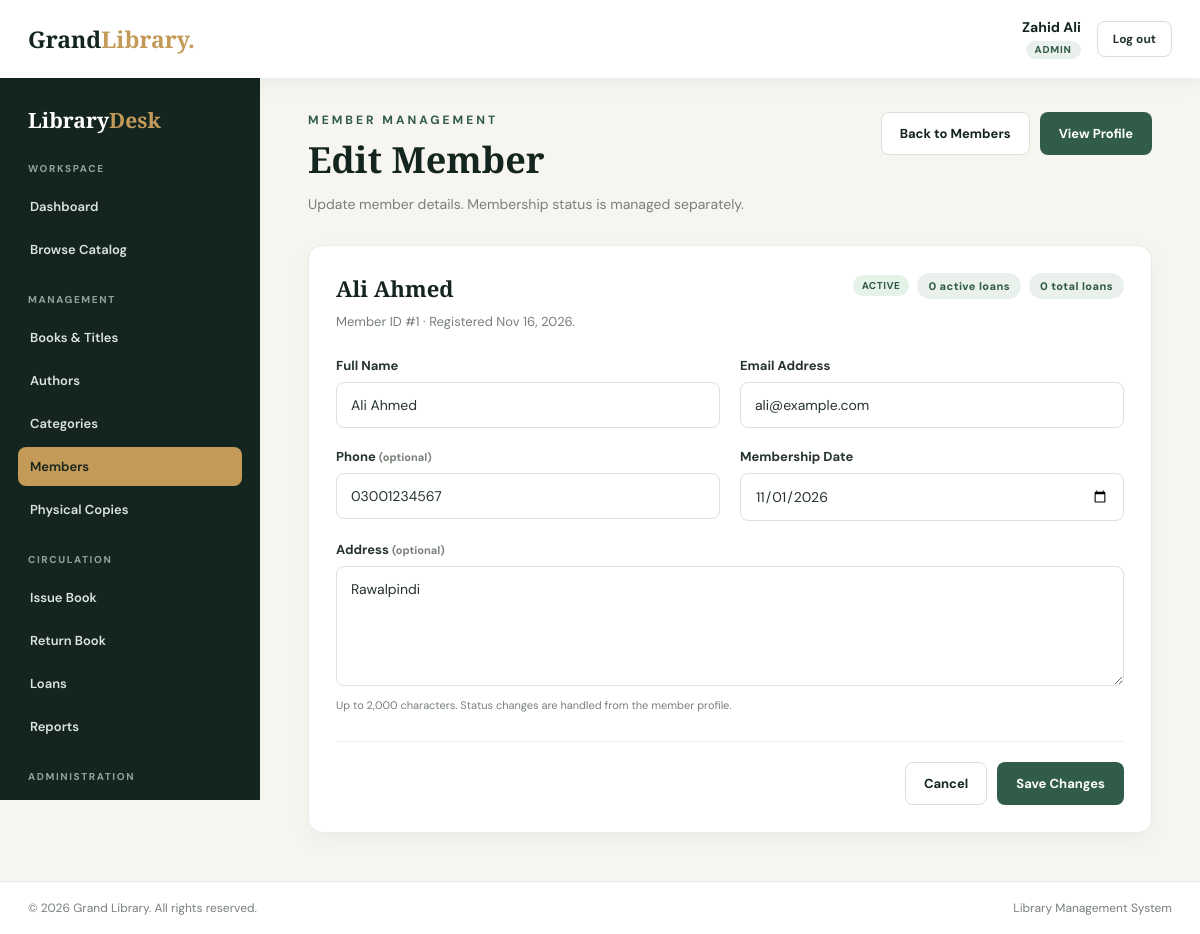
The page /members/edit.php?id=1 (signed in) on the database its author committed.
### tables this page shows
CREATE TABLE `users` (
  `id` int NOT NULL AUTO_INCREMENT,
  `name` varchar(100) NOT NULL,
  `email` varchar(150) NOT NULL,
  `password` varchar(255) NOT NULL,
  `role` enum('Admin','Librarian') NOT NULL DEFAULT 'Librarian',
  `status` enum('Active','Inactive') NOT NULL DEFAULT 'Active',
  `created_at` timestamp NULL DEFAULT CURRENT_TIMESTAMP,
  PRIMARY KEY (`id`),
  UNIQUE KEY `email` (`email`)
);

CREATE TABLE `members` (
  `id` int NOT NULL AUTO_INCREMENT,
  `name` varchar(100) NOT NULL,
  `email` varchar(150) NOT NULL,
  `phone` varchar(20) DEFAULT NULL,
  `address` text,
  `membership_date` date NOT NULL,
  `status` enum('Active','Inactive') NOT NULL DEFAULT 'Active',
  `created_at` timestamp NULL DEFAULT CURRENT_TIMESTAMP,
  PRIMARY KEY (`id`),
  UNIQUE KEY `email` (`email`)
);

### includes/functions.php (called while the page is built, shortened)
<?php
function e($value): string
{
    return htmlspecialchars((string)$value, ENT_QUOTES | ENT_SUBSTITUTE, 'UTF-8');
}
function app_url(string $path = ''): string
{
    $documentRoot = isset($_SERVER['DOCUMENT_ROOT']) ? realpath($_SERVER['DOCUMENT_ROOT']) : false;
    $appRoot = realpath(dirname(__DIR__));
    $base = '';
    if ($documentRoot && $appRoot) {
        $docRoot = rtrim(str_replace('\\', '/', $documentRoot), '/');
        $rootPath = rtrim(str_replace('\\', '/', $appRoot), '/');
        if (stripos($rootPath, $docRoot) === 0) {
            $base = substr($rootPath, strlen($docRoot));
        }
    }
    $base = rtrim($base, '/');
    $path = ltrim($path, '/');
    return $base . '/' . $path;
}
function is_post(): bool
{
    return isset($_SERVER['REQUEST_METHOD']) && $_SERVER['REQUEST_METHOD'] === 'POST';
}
function get_value(string $key, string $default = ''): string
{
    $value = $_GET[$key] ?? $default;
    return is_string($value) ? trim($value) : $default;
}
function normalize_role(string $role): ?string
{
    if (strcasecmp($role, 'Admin') === 0) {
        return 'Admin';
    }
    return null;
}

### includes/auth.php (called while the page is built, shortened)
<?php
require_once __DIR__ . '/functions.php';
require_once __DIR__ . '/../config/db.php';
function current_user(): ?array
{
    $role = normalize_role((string)($_SESSION['user_role'] ?? ''));
    return [
        'id' => (int)$_SESSION['user_id'],
        'name' => (string)($_SESSION['user_name'] ?? ''),
        'role' => $role,
    ];
}
function require_login(): array
{
    $user = current_user();
    global $conn;
    $stmt = $conn->prepare('SELECT name, role, status FROM users WHERE id = ? LIMIT 1');
    $stmt->bind_param('i', $user['id']);
    if (!$stmt->execute()) {
        $stmt->close();
        logout_user();
        redirect(app_url('login.php'));
    }
    $row = $stmt->get_result()->fetch_assoc();
    $role = $row ? normalize_role((string)$row['role']) : null;
    return [
        'id' => $user['id'],
        'name' => (string)$row['name'],
        'role' => $role,
    ];
}
function require_staff(): array
{
    $user = require_login();
    return $user;
}

### members/edit.php (the view, shortened to what this page needs)
<?php
require_once __DIR__ . '/../includes/auth.php';
require_staff();
$idInput = is_post() ? post_value('id') : get_value('id');
$memberId = (int)$idInput;
$lookup = $conn->prepare("
    SELECT
        m.id,
        m.name,
        m.email,
        m.phone,
        m.address,
        m.membership_date,
        m.status,
        m.created_at,
        (SELECT COUNT(*) FROM loans l WHERE l.member_id = m.id) AS total_loans,
        (SELECT COUNT(*) FROM loans l WHERE l.member_id = m.id AND l.returned_at IS NULL) AS active_loans
    FROM members m
    WHERE m.id = ?
    LIMIT 1
");
$lookup->bind_param('i', $memberId);
if (!$lookup->execute()) {
    error_log('Member edit lookup failed: ' . $lookup->error);
    $lookup->close();
    redirect(app_url('members/index.php?error=save'));
}
$member = $lookup->get_result()->fetch_assoc();
$name = (string)$member['name'];
$email = (string)$member['email'];
$phone = (string)($member['phone'] ?? '');
$address = (string)($member['address'] ?? '');
$membershipDate = (string)$member['membership_date'];
$isActive = strcasecmp((string)$member['status'], 'Active') === 0;
$totalLoans = (int)$member['total_loans'];
$activeLoans = (int)$member['active_loans'];
$createdLabel = $member['created_at']
    ? date('M j, Y', strtotime((string)$member['created_at']))
    : '&mdash;';
require_once __DIR__ . '/../includes/header.php';
require_once __DIR__ . '/../includes/sidebar.php';
?>
<section class="page-head">
    <div>
        <div class="eyebrow">Member Management</div>
        <h1>Edit Member</h1>
        <p>Update member details. Membership status is managed separately.</p>
    </div>
    <div class="page-actions">
        <a class="btn btn-secondary" href="<?php echo e(app_url('members/index.php')); ?>">Back to Members</a>
        <a class="btn btn-primary" href="<?php echo e(app_url('members/view.php?id=' . (int)$member['id'])); ?>">View Profile</a>
    </div>
</section>
<section class="panel form-panel">
    <div class="panel-head">
        <div>
            <h2><?php echo e($member['name']); ?></h2>
            <p class="panel-intro">
                Member ID #<?php echo (int)$member['id']; ?> &middot; Registered <?php echo $createdLabel; ?>.
            </p>
        </div>
        <div class="detail-badges">
            <span class="status-badge <?php echo $isActive ? 'status-active' : 'status-inactive'; ?>">
                <?php echo e($member['status']); ?>
            </span>
            <span class="count-pill"><?php echo number_format($activeLoans); ?> active loans</span>
            <span class="count-pill"><?php echo number_format($totalLoans); ?> total loans</span>
        </div>
    </div>
    <form method="post" action="<?php echo e(app_url('members/edit.php')); ?>">
        <div class="form-grid">
            <div class="form-group">
                <label for="name">Full Name</label>
                <input class="form-control" type="text" id="name" name="name"
                       value="<?php echo e($name); ?>" maxlength="100"
                       placeholder="Member full name" autocomplete="name" required>
            </div>
            <div class="form-group">
                <label for="email">Email Address</label>
                <input class="form-control" type="email" id="email" name="email"
                       value="<?php echo e($email); ?>" maxlength="150"
                       placeholder="member@example.com" autocomplete="email" required>
            </div>
            <div class="form-group">
                <label for="phone">Phone <span class="table-note">(optional)</span></label>
                <input class="form-control" type="tel" id="phone" name="phone"
                       value="<?php echo e($phone); ?>" maxlength="20"
                       placeholder="For example: 03001234567" autocomplete="tel">
            </div>
            <div class="form-group">
                <label for="membership_date">Membership Date</label>
                <input class="form-control" type="date" id="membership_date" name="membership_date"
                       value="<?php echo e($membershipDate); ?>" max="<?php echo e(date('Y-m-d')); ?>" required>
            </div>
            <div class="form-group form-group-full">
                <label for="address">Address <span class="table-note">(optional)</span></label>
                <textarea class="form-control" id="address" name="address" maxlength="2000"
                          placeholder="Member address" autocomplete="street-address"><?php echo e($address); ?></textarea>
                <div class="form-help">
                    Up to 2,000 characters. Status changes are handled from the member profile.
                </div>
            </div>
        </div>
        <div class="form-actions">
            <a class="btn btn-secondary" href="<?php echo e(app_url('members/index.php')); ?>">Cancel</a>
            <button type="submit" class="btn btn-primary">Save Changes</button>
        </div>
    </form>
</section>
<?php require_once __DIR__ . '/../includes/footer.php'; ?>

### includes/header.php (shortened to what this page needs)
<?php
require_once __DIR__ . '/auth.php';
$staff = current_user();
?>
<!DOCTYPE html>
<html lang="en">
<head>
    <link rel="stylesheet" href="<?php echo e(app_url('assets/tera.css')); ?>">
</head>
<body class="staff-body">
<header class="staff-topbar">
    <a class="logo staff-logo" href="<?php echo e(app_url('dashboard.php')); ?>">Grand<span>Library.</span></a>
    <div class="staff-user">
        <div class="staff-user-info">
            <div class="staff-user-name"><?php echo e($staff['name']); ?></div>
            <span class="role-badge"><?php echo e($staff['role']); ?></span>
        </div>
        <form method="post" action="<?php echo e(app_url('logout.php')); ?>" class="logout-form">
            <button type="submit" class="logout-btn">Log out</button>
        </form>
    </div>
</header>
<div class="staff-layout">

### rows shown on the page
users: name "Zahid Ali", role "ADMIN"
members: name "Ali Ahmed", id "1", created_at "Nov 16, 2026", status "ACTIVE", email "ali@example.com", phone "03001234567", membership_date "11/01/2026", address "Rawalpindi"

### other values the page prints
$activeLoans "0"
$totalLoans "0"
